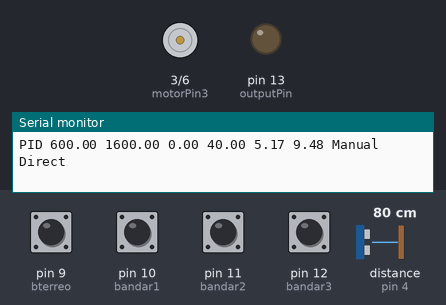
A sketch run on a simulated Arduino Uno, built with avr-gcc and run on an emulated ATmega328P. On the bench: motor-driver pin pairs drawn as motors (green arrow = first pin HIGH = forward, orange = second pin HIGH = backward, longer = more drive), output pins drawn as LEDs (lit = HIGH), the last lines printed to the serial monitor. The inputs (shaded band) are chosen by the test bench; at power-on: pin 9 (bterreo), pin 10 (bandar1), pin 11 (bandar2), pin 12 (bandar3) HIGH, distance to the obstacle (sensor on pin 4) 80 cm. The echo pulse lasts 58.3 µs per cm.

Above: at 1.2 s.
1.3 s: pin 9 (bterreo) pulled LOW for 0.15 s
At 2.5 s:
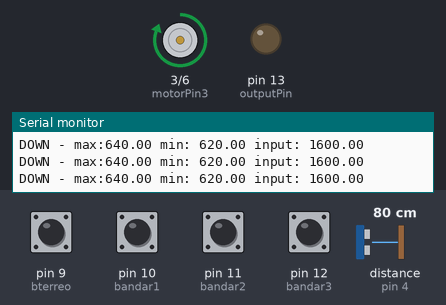
2.9 s: distance to the obstacle (sensor on pin 4) set to 35 cm
5.9 s: distance to the obstacle (sensor on pin 4) set to 32 cm
At 6.5 s:
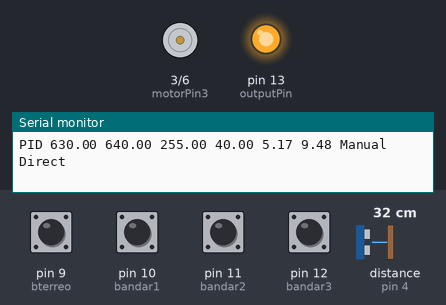
7.4 s: pin 10 (bandar1) pulled LOW for 0.15 s
At 8.4 s:
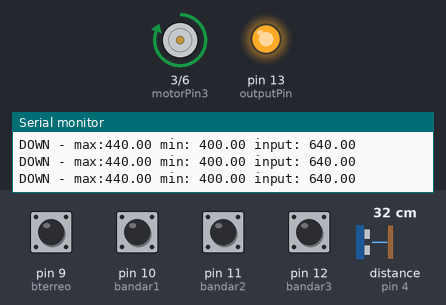
9.0 s: distance to the obstacle (sensor on pin 4) set to 25 cm
12.0 s: distance to the obstacle (sensor on pin 4) set to 20 cm
At 12.5 s:
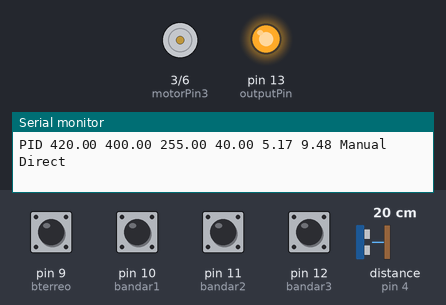
Timing chart, 0 to 14.5 s (numbered marks = the images above; inputs shaded):
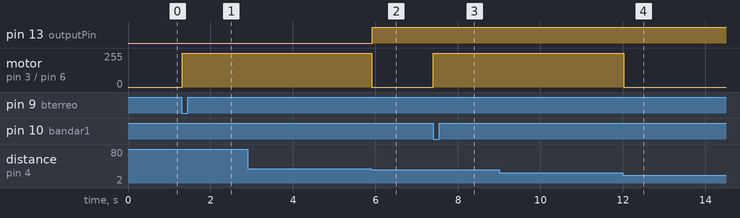

The sketch:

elevatorPID.ino
```cpp
#include <Arduino.h>
#include <PID_v1.h>
// #include <Ultrasonic.h>
#include <HCSR04.h>

#define pino_trigger 2
#define pino_echo 4
#define motorPin3 3 // Pin  7 of L293
#define motorPin4 6 // Pin  2 of L293

const int bterreo = 9;
const int bandar1 = 10;
const int bandar2 = 11;
const int bandar3 = 12;

int vSpeed = 200;

int terreo = 0;
int andar1 = 0;
int andar2 = 0;
int andar3 = 0;
int andarAnt = 5;

// Define Variables we'll be connecting to
double Setpoint, Input, Output, aux, teste = 0;
const int inputPin = 0, outputPin = 13; //

// Specify the links and initial tuning parameters
PID myPID(&Input, &Output, &Setpoint, 40, 5.16906, 9.47875, DIRECT);

// Inicializa o sensor nos pinos definidos acima
UltraSonicDistanceSensor ultrasonic(pino_trigger, pino_echo);
unsigned long serialTime; // this will help us know when to talk with processing

void setup()
{
  // initialize the serial link with processing
  Serial.begin(9600);

  // ultrasonic pins
  pinMode(pino_trigger, OUTPUT); // Sets the trigPin as an OUTPUT
  pinMode(pino_echo, INPUT);     // Sets the echoPin as an INPUT

  // Motor pins control
  pinMode(motorPin3, OUTPUT);
  pinMode(motorPin4, OUTPUT);

  // floor buttons pins
  pinMode(bterreo, INPUT_PULLUP);
  pinMode(bandar1, INPUT_PULLUP);
  pinMode(bandar2, INPUT_PULLUP);
  pinMode(bandar3, INPUT_PULLUP);

  // initialize the variables we're linked to
  Input = analogRead(inputPin);

  Input = ultrasonic.measureDistanceCm();
  Input *= 20;

  Setpoint = 600;

  aux = 0;

  Serial.println(Input);

  // turn the PID on
  // myPID.SetMode(AUTOMATIC);
}

void loop()
{

  Input = Get_position();

  // pid-related code
  // Input = analogRead(inputPin);
  // myPID.Compute();
  analogWrite(outputPin, Output);

  // Serial.print("INPUT ");
  // Serial.println(Input);

  // send-receive with processing if it's time
  if (millis() > serialTime)
  {
    SerialReceive();
    SerialSend();
    serialTime += 300;
  }

  // Serial.println(terreo);
  // Serial.println(andar1);
  // // Serial.println(andar2);
  // Serial.println(andar3);

  terreo = digitalRead(bterreo);
  if (terreo == LOW)
  {
    Setpoint = 630;
    Serial.print("Botao T\n");
  }

  andar1 = digitalRead(bandar1);
  if (andar1 == LOW)
  {
    Setpoint = 420;
    Serial.print("Botao 1\n");
  }

  andar2 = digitalRead(bandar2);
  if (andar2 == LOW)
  {
    Setpoint = 220;
    Serial.print("Botao 2\n");
  }

  andar3 = digitalRead(bandar3);
  if (andar3 == LOW)
  {
    Setpoint = 43;
    Serial.print("Botao 3\n");
  }

  if (Setpoint == 630)
  { // 1st floor
    Dummy_Control(620, 640);
  }
  else if (Setpoint == 420)
  { // 2nd floor
    Dummy_Control(400, 440);
  }
  else if (Setpoint == 220)
  { // 3rd floor
    Dummy_Control(200, 240);
  }
  else if(Setpoint == 43)
  {
    Dummy_Control(40, 45);
  }

}

double Get_position()
{
  Input = ultrasonic.measureDistanceCm();
  Input *= 20;

  if (aux > 1000)
  {             // the first sensor output value is too high
    Input = 50; //
  }

  return Input;
}

void Dummy_Control(double min_val, double max_val)
{
  Output = 255;
  while ((Input < min_val) || (Input > max_val))
  {
    Input = Get_position();

    if (Input > max_val)
    {

      Serial.print("DOWN - max:");
      Serial.print(max_val);
      Serial.print(" min: ");
      Serial.print(min_val);
      Serial.print(" input: ");
      Serial.println(Input);
      digitalWrite(motorPin3, HIGH); // DESCE
      digitalWrite(motorPin4, LOW);
    }
    else if (Input < min_val)
    {
      Serial.print("UP - max:");
      Serial.print(max_val);
      Serial.print(" min: ");
      Serial.print(min_val);
      Serial.print(" input: ");
      Serial.println(Input);
      digitalWrite(motorPin3, LOW); // SOBE
      digitalWrite(motorPin4, HIGH);
    }
  }

  digitalWrite(motorPin3, LOW); // PARA
  digitalWrite(motorPin4, LOW);
}


union
{                   // This Data structure lets
  byte asBytes[24]; // us take the byte array
  float asFloat[6]; // sent from processing and
}
foo;
void SerialReceive()
{

  // read the bytes sent from Processing
  int index = 0;
  byte Auto_Man = -1;
  byte Direct_Reverse = -1;

  while (Serial.available() && index < 26)
  {
    if (index == 0)
      Auto_Man = Serial.read();
    else if (index == 1)
      Direct_Reverse = Serial.read();
    //else if(index == 2)
      //Direct_Reverse = Serial.read();
    else
      foo.asBytes[index - 2] = Serial.read();
    index++;
  }

  // if the information we got was in the correct format,
  // read it into the system
  if (index == 26 && (Auto_Man == 0 || Auto_Man == 1) && (Direct_Reverse == 0 || Direct_Reverse == 1))
  {
    teste = double(foo.asFloat[0]);
    Setpoint = double(foo.asFloat[0]);
    // Input=double(foo.asFloat[1]);       // * the user has the ability to send the
    //    value of "Input"  in most cases (as
    //    in this one) this is not needed.
    if (Auto_Man == 0)                 // * only change the output if we are in
    {                                  //   manual mode.  otherwise we'll get an
      Output = double(foo.asFloat[2]); //   output blip, then the controller will
    }                                  //   overwrite.

    double p, i, d;             // * read in and set the controller tunings
    p = double(foo.asFloat[3]); //
    i = double(foo.asFloat[4]); //
    d = double(foo.asFloat[5]); //
    myPID.SetTunings(p, i, d);  //

    if (Auto_Man == 0)
      myPID.SetMode(MANUAL); // * set the controller mode
    else
      myPID.SetMode(AUTOMATIC); //

    if (Direct_Reverse == 0)
      myPID.SetControllerDirection(DIRECT); // * set the controller Direction
    else
      myPID.SetControllerDirection(REVERSE); //
  }
  Serial.flush(); // * clear any random data from the serial buffer
}

void SerialSend()
{
  Serial.print("PID ");
  Serial.print(Setpoint);
  Serial.print(" ");
  Serial.print(Input);
  Serial.print(" ");
  Serial.print(Output);
  Serial.print(" ");
  Serial.print(myPID.GetKp());
  Serial.print(" ");
  Serial.print(myPID.GetKi());
  Serial.print(" ");
  Serial.print(myPID.GetKd());
  Serial.print(" ");
  if (myPID.GetMode() == AUTOMATIC)
    Serial.print("Automatic");
  else
    Serial.print("Manual");
  Serial.print(" ");
  if (myPID.GetDirection() == DIRECT)
    Serial.println("Direct");
  else
    Serial.println("Reverse");
}
```

Measured:
- the behaviour switches between 33 and 32 cm on distance to the obstacle (sensor on pin 4) (found by bisection; images 1 and 2)
- the behaviour switches between 23 and 22 cm on distance to the obstacle (sensor on pin 4) (found by bisection; images 3 and 4)
- after the input at 1.3 s, motor on pin 3 (motorPin3) / pin 6 (motorPin4): stopped → forward 255/255 at once
- after the input at 5.9 s, pin 13 (outputPin): LOW → HIGH at once; motor on pin 3 (motorPin3) / pin 6 (motorPin4): forward 255/255 → stopped at once
- after the input at 7.4 s, motor on pin 3 (motorPin3) / pin 6 (motorPin4): stopped → forward 255/255 at once
- after the input at 12.0 s, motor on pin 3 (motorPin3) / pin 6 (motorPin4): forward 255/255 → stopped at once
